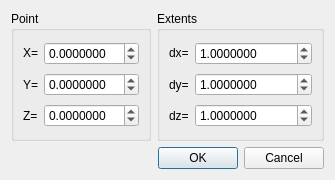
<?xml version="1.0" encoding="UTF-8"?>
<ui version="4.0">
 <class>TIGLViewerDrawBoxDialog</class>
 <widget class="QDialog" name="TIGLViewerDrawBoxDialog">
  <property name="geometry">
   <rect>
    <x>0</x>
    <y>0</y>
    <width>302</width>
    <height>180</height>
   </rect>
  </property>
  <property name="windowTitle">
   <string>Dialog</string>
  </property>
  <layout class="QVBoxLayout" name="verticalLayout">
   <item>
    <layout class="QHBoxLayout" name="horizontalLayout">
     <item>
      <widget class="QGroupBox" name="groupPoint">
       <property name="title">
        <string>Point</string>
       </property>
       <layout class="QGridLayout" name="gridLayout">
        <item row="0" column="1">
         <widget class="QDoubleSpinBox" name="origin_x">
          <property name="decimals">
           <number>7</number>
          </property>
          <property name="minimum">
           <double>-99.000000000000000</double>
          </property>
         </widget>
        </item>
        <item row="1" column="0">
         <widget class="QLabel" name="label_5">
          <property name="text">
           <string>Y=</string>
          </property>
         </widget>
        </item>
        <item row="1" column="1">
         <widget class="QDoubleSpinBox" name="origin_y">
          <property name="decimals">
           <number>7</number>
          </property>
          <property name="minimum">
           <double>-99.000000000000000</double>
          </property>
         </widget>
        </item>
        <item row="0" column="0">
         <widget class="QLabel" name="label_4">
          <property name="sizePolicy">
           <sizepolicy hsizetype="Maximum" vsizetype="Maximum">
            <horstretch>0</horstretch>
            <verstretch>0</verstretch>
           </sizepolicy>
          </property>
          <property name="text">
           <string>X=</string>
          </property>
         </widget>
        </item>
        <item row="2" column="1">
         <widget class="QDoubleSpinBox" name="origin_z">
          <property name="decimals">
           <number>7</number>
          </property>
          <property name="minimum">
           <double>-99.000000000000000</double>
          </property>
         </widget>
        </item>
        <item row="2" column="0">
         <widget class="QLabel" name="label_6">
          <property name="text">
           <string>Z=</string>
          </property>
         </widget>
        </item>
       </layout>
      </widget>
     </item>
     <item>
      <widget class="QGroupBox" name="groupDirection">
       <property name="enabled">
        <bool>true</bool>
       </property>
       <property name="title">
        <string>Extents</string>
       </property>
       <property name="checkable">
        <bool>false</bool>
       </property>
       <layout class="QGridLayout" name="gridLayout_2">
        <item row="0" column="0">
         <widget class="QLabel" name="label_11">
          <property name="sizePolicy">
           <sizepolicy hsizetype="Maximum" vsizetype="Maximum">
            <horstretch>0</horstretch>
            <verstretch>0</verstretch>
           </sizepolicy>
          </property>
          <property name="text">
           <string>dx=</string>
          </property>
         </widget>
        </item>
        <item row="0" column="1">
         <widget class="QDoubleSpinBox" name="dx">
          <property name="decimals">
           <number>7</number>
          </property>
          <property name="minimum">
           <double>-10000.000000000000000</double>
          </property>
          <property name="maximum">
           <double>100000.000000000000000</double>
          </property>
          <property name="singleStep">
           <double>0.050000000000000</double>
          </property>
          <property name="value">
           <double>1.000000000000000</double>
          </property>
         </widget>
        </item>
        <item row="2" column="0">
         <widget class="QLabel" name="label_13">
          <property name="text">
           <string>dz=</string>
          </property>
         </widget>
        </item>
        <item row="1" column="1">
         <widget class="QDoubleSpinBox" name="dy">
          <property name="decimals">
           <number>7</number>
          </property>
          <property name="minimum">
           <double>-10000.000000000000000</double>
          </property>
          <property name="maximum">
           <double>100000.000000000000000</double>
          </property>
          <property name="singleStep">
           <double>0.050000000000000</double>
          </property>
          <property name="value">
           <double>1.000000000000000</double>
          </property>
         </widget>
        </item>
        <item row="1" column="0">
         <widget class="QLabel" name="label_12">
          <property name="text">
           <string>dy=</string>
          </property>
         </widget>
        </item>
        <item row="2" column="1">
         <widget class="QDoubleSpinBox" name="dz">
          <property name="decimals">
           <number>7</number>
          </property>
          <property name="minimum">
           <double>-10000.000000000000000</double>
          </property>
          <property name="maximum">
           <double>100000.000000000000000</double>
          </property>
          <property name="singleStep">
           <double>0.050000000000000</double>
          </property>
          <property name="value">
           <double>1.000000000000000</double>
          </property>
         </widget>
        </item>
       </layout>
      </widget>
     </item>
    </layout>
   </item>
   <item>
    <widget class="QDialogButtonBox" name="buttonBox">
     <property name="orientation">
      <enum>Qt::Horizontal</enum>
     </property>
     <property name="standardButtons">
      <set>QDialogButtonBox::Cancel|QDialogButtonBox::Ok</set>
     </property>
    </widget>
   </item>
  </layout>
 </widget>
 <resources/>
 <connections>
  <connection>
   <sender>buttonBox</sender>
   <signal>accepted()</signal>
   <receiver>TIGLViewerDrawBoxDialog</receiver>
   <slot>accept()</slot>
   <hints>
    <hint type="sourcelabel">
     <x>248</x>
     <y>254</y>
    </hint>
    <hint type="destinationlabel">
     <x>157</x>
     <y>274</y>
    </hint>
   </hints>
  </connection>
  <connection>
   <sender>buttonBox</sender>
   <signal>rejected()</signal>
   <receiver>TIGLViewerDrawBoxDialog</receiver>
   <slot>reject()</slot>
   <hints>
    <hint type="sourcelabel">
     <x>316</x>
     <y>260</y>
    </hint>
    <hint type="destinationlabel">
     <x>286</x>
     <y>274</y>
    </hint>
   </hints>
  </connection>
 </connections>
</ui>
